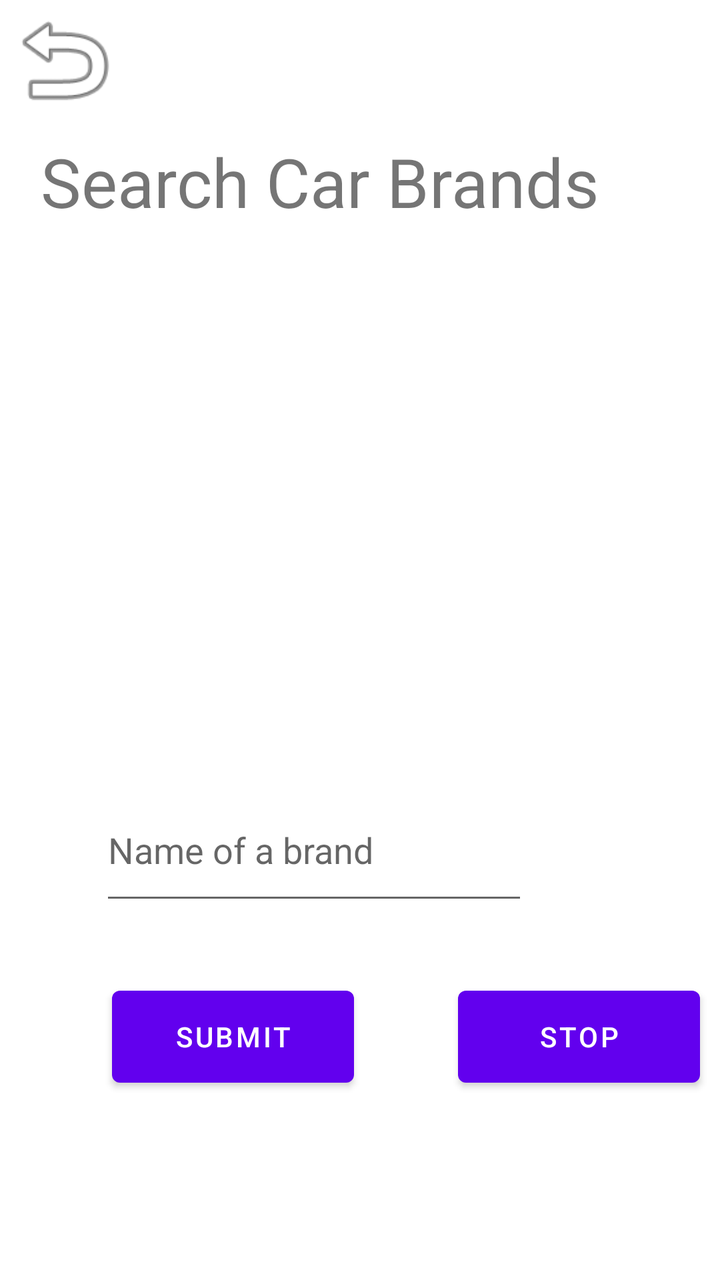
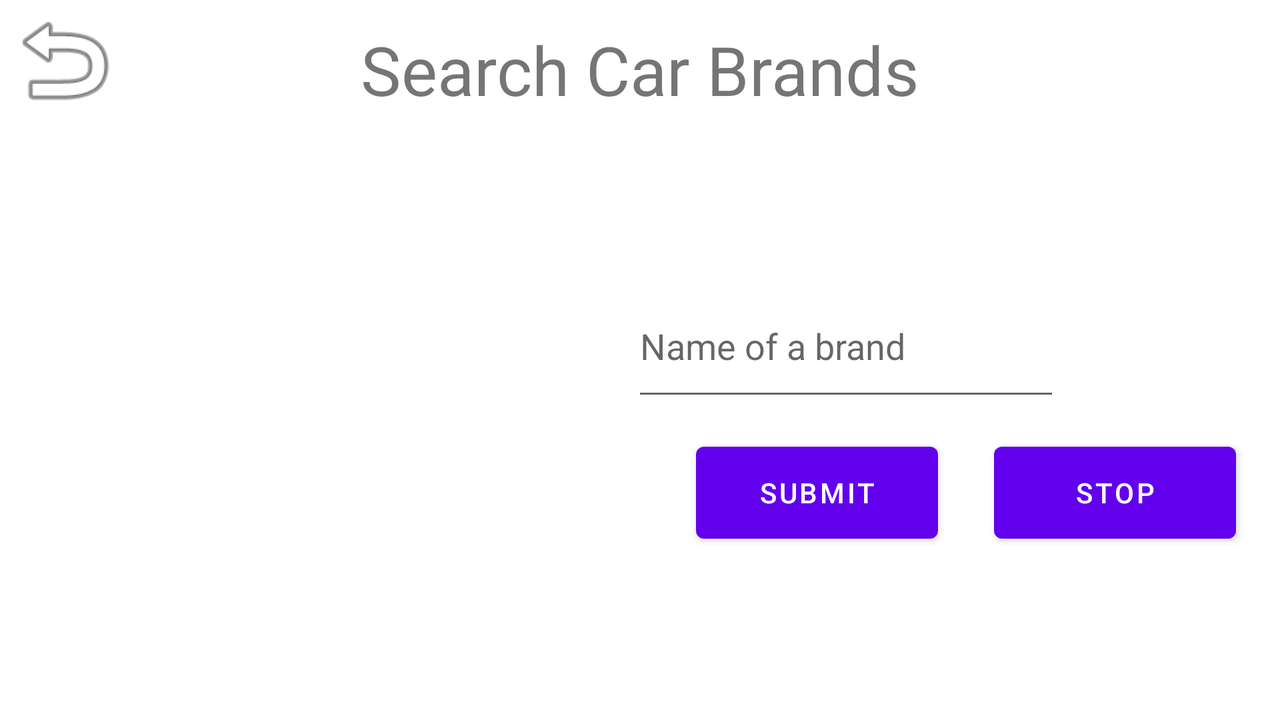

The same Android screen from two of the app's own layout files: first res/layout/ as a phone draws it, then the repository's variant for another configuration, drawn on a device whose configuration selects that folder. Both files follow.
<!-- AndroidManifest.xml: application theme Theme.Cars -->
<!-- res/layout/activity_search_car_brands.xml -->
<?xml version="1.0" encoding="utf-8"?>
<androidx.constraintlayout.widget.ConstraintLayout xmlns:android="http://schemas.android.com/apk/res/android"
    xmlns:app="http://schemas.android.com/apk/res-auto"
    xmlns:tools="http://schemas.android.com/tools"
    android:layout_width="match_parent"
    android:layout_height="match_parent"
    android:onClick="returnHome"
    tools:context=".SearchCarBrands">

    <ImageView
        android:id="@+id/returnHome3"
        android:layout_width="64dp"
        android:layout_height="60dp"
        app:layout_constraintStart_toStartOf="parent"
        app:layout_constraintTop_toTopOf="parent"
        app:srcCompat="@android:drawable/ic_menu_revert" />

    <Button
        android:id="@+id/btnStop"
        android:layout_width="121dp"
        android:layout_height="58dp"
        android:layout_marginStart="52dp"
        android:layout_marginTop="32dp"
        android:onClick="btnStopClick"
        android:text="Stop"
        app:layout_constraintStart_toEndOf="@+id/btnSubmit"
        app:layout_constraintTop_toBottomOf="@+id/NameOfABrand" />

    <TextView
        android:id="@+id/txtSearchCarBrands"
        android:layout_width="wrap_content"
        android:layout_height="wrap_content"
        android:layout_marginTop="68dp"
        android:layout_marginEnd="60dp"
        android:text="Search Car Brands"
        android:textSize="34sp"
        android:gravity="center"
        app:layout_constraintEnd_toEndOf="parent"
        app:layout_constraintTop_toTopOf="parent" />

    <EditText
        android:id="@+id/NameOfABrand"
        android:layout_width="214dp"
        android:layout_height="68dp"
        android:layout_marginTop="276dp"
        android:layout_marginEnd="96dp"
        android:ems="10"
        android:hint="Name of a brand"
        android:inputType="textPersonName"
        app:layout_constraintEnd_toEndOf="parent"
        app:layout_constraintTop_toBottomOf="@+id/txtSearchCarBrands" />

    <Button
        android:id="@+id/btnSubmit"
        android:layout_width="121dp"
        android:layout_height="58dp"
        android:layout_marginStart="56dp"
        android:layout_marginTop="32dp"
        android:onClick="btnSubmitClick"
        android:text="Submit"
        app:layout_constraintStart_toStartOf="parent"
        app:layout_constraintTop_toBottomOf="@+id/NameOfABrand" />

    <ImageView
        android:id="@+id/rotatingCarImage"
        android:layout_width="wrap_content"
        android:layout_height="wrap_content"
        android:layout_marginTop="24dp"
        app:layout_constraintEnd_toEndOf="parent"
        app:layout_constraintHorizontal_bias="0.498"
        app:layout_constraintStart_toStartOf="parent"
        app:layout_constraintTop_toBottomOf="@+id/txtSearchCarBrands"
        tools:srcCompat="@tools:sample/avatars" />

</androidx.constraintlayout.widget.ConstraintLayout>
<!-- resources referenced by this layout -->
<resources>
  <style name="Theme.Cars" parent="Theme.MaterialComponents.DayNight.NoActionBar">
          
          <item name="colorPrimary">@color/purple_500</item>
          <item name="colorPrimaryVariant">@color/purple_700</item>
          <item name="colorOnPrimary">@color/white</item>
          
          <item name="colorSecondary">@color/teal_200</item>
          <item name="colorSecondaryVariant">@color/teal_700</item>
          <item name="colorOnSecondary">@color/black</item>
          
          <item name="android:statusBarColor" tools:targetApi="l">?attr/colorPrimaryVariant</item>
          
      </style>
</resources>
<!-- res/layout-land/activity_search_car_brands.xml (the repository's variant of the layout above) -->
<!-- drawn on the phone turned sideways -->
<?xml version="1.0" encoding="utf-8"?>
<androidx.constraintlayout.widget.ConstraintLayout xmlns:android="http://schemas.android.com/apk/res/android"
    xmlns:app="http://schemas.android.com/apk/res-auto"
    xmlns:tools="http://schemas.android.com/tools"
    android:layout_width="match_parent"
    android:layout_height="match_parent"
    android:onClick="returnHome"
    tools:context=".SearchCarBrands">

    <ImageView
        android:id="@+id/returnHome3"
        android:layout_width="64dp"
        android:layout_height="60dp"
        app:layout_constraintStart_toStartOf="parent"
        app:layout_constraintTop_toTopOf="parent"
        app:srcCompat="@android:drawable/ic_menu_revert" />

    <Button
        android:id="@+id/btnStop"
        android:layout_width="121dp"
        android:layout_height="58dp"
        android:layout_marginStart="28dp"
        android:layout_marginTop="12dp"
        android:onClick="btnStopClick"
        android:text="Stop"
        app:layout_constraintStart_toEndOf="@+id/btnSubmit"
        app:layout_constraintTop_toBottomOf="@+id/NameOfABrand" />

    <TextView
        android:id="@+id/txtSearchCarBrands"
        android:layout_width="wrap_content"
        android:layout_height="wrap_content"
        android:layout_marginTop="12dp"
        android:gravity="center"
        android:text="Search Car Brands"
        android:textSize="34sp"
        app:layout_constraintEnd_toEndOf="parent"
        app:layout_constraintStart_toStartOf="parent"
        app:layout_constraintTop_toTopOf="parent" />

    <EditText
        android:id="@+id/NameOfABrand"
        android:layout_width="214dp"
        android:layout_height="68dp"
        android:layout_marginTop="80dp"
        android:ems="10"
        android:hint="Name of a brand"
        android:inputType="textPersonName"
        app:layout_constraintEnd_toEndOf="parent"
        app:layout_constraintHorizontal_bias="0.742"
        app:layout_constraintStart_toStartOf="parent"
        app:layout_constraintTop_toBottomOf="@+id/txtSearchCarBrands" />

    <Button
        android:id="@+id/btnSubmit"
        android:layout_width="121dp"
        android:layout_height="58dp"
        android:layout_marginStart="348dp"
        android:layout_marginTop="12dp"
        android:onClick="btnSubmitClick"
        android:text="Submit"
        app:layout_constraintStart_toStartOf="parent"
        app:layout_constraintTop_toBottomOf="@+id/NameOfABrand" />

    <ImageView
        android:id="@+id/rotatingCarImage"
        android:layout_width="188dp"
        android:layout_height="176dp"
        android:layout_marginTop="68dp"
        app:layout_constraintEnd_toEndOf="parent"
        app:layout_constraintHorizontal_bias="0.154"
        app:layout_constraintStart_toStartOf="parent"
        app:layout_constraintTop_toBottomOf="@+id/txtSearchCarBrands"
        tools:srcCompat="@tools:sample/avatars" />

</androidx.constraintlayout.widget.ConstraintLayout>
